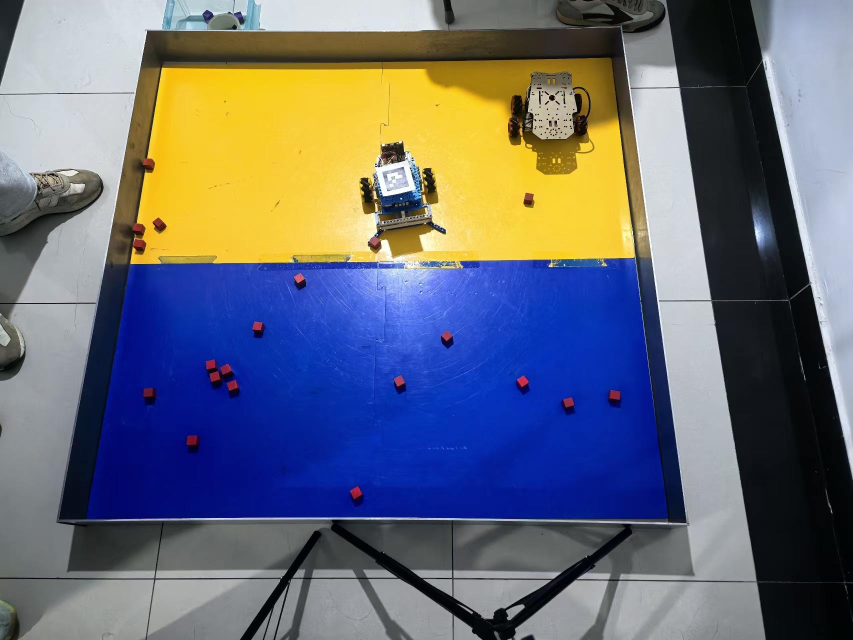
#> input picture windows/test_data/red_photos_20261110/frames/photo_001.jpg, 1706 x 1280 px (shown at 1/2 size); its folder holds 4 pictures in this run
$ python merge_dataset.py --target test_data/red_photos_20261110/frames/photo_001.jpg --source test_data/red_photos_20261110/frames/photo_002.jpg
#> lines starting #> are read from the running program, lines starting #| are printed output that depends on the picture; after the words box and inside, x2 and y2 are one past the last pixel; in counts of white or black regions, pixels touching at a corner belong together
### windows/red_blocks.py
"""Independent red-block candidates using color and compact square geometry.

No field or ROS is needed. Geometry suppresses red wheel fragments but cannot
guarantee object identity; calibration and ownership belong upstream.
"""
from dataclasses import asdict, dataclass, replace
import json
from pathlib import Path

import cv2
import numpy as np


@dataclass(frozen=True)
class RedBlockConfig:
    low_hue: tuple = (0, 10)
    high_hue: tuple = (170, 180)
    min_saturation: int = 70
    max_saturation: int = 255
    min_value: int = 40
    min_area_px: float = 20.0
    shape_filter: bool = True
    min_aspect_ratio: float = 0.65
    min_rectangularity: float = 0.80
    min_solidity: float = 0.90
    close_gaps: bool = False
    # Optional second exposure pass. Original calibrated detection stays intact.
    shadow_min_value: int | None = None


# [43 lines left out: function calibrate_red_config, not called in this run]


def load_red_config(path):
    path = Path(path)
    if not path.exists():
        return RedBlockConfig()
    values = json.loads(path.read_text(encoding="utf-8"))
#> (reads windows/red_block_profile.json from the repository)
    for name in ("low_hue", "high_hue"):
        if name in values:
            values[name] = tuple(values[name])
    config = RedBlockConfig(**values)
    if not (0 <= config.min_saturation <= config.max_saturation <= 255
            and 0 <= config.min_value <= 255 and config.min_area_px > 0):
        raise ValueError("Invalid red-block color profile.")
    if config.shadow_min_value is not None and not 0 <= config.shadow_min_value <= config.min_value:
        raise ValueError("Invalid shadow brightness threshold.")
    return config


# [7 lines left out: function save_red_config, not called in this run]


def detect_red_blocks(bgr, config=None):
    """Return pixel geometry and shape metrics for compact red candidates.

    Input: BGR image only. Output has no meters, field validity or own/enemy
    flag. Configuring this detector never requires changing field thresholds.
    """
    if bgr is None or bgr.size == 0:
        return []
    config = config or RedBlockConfig()
    hsv = cv2.cvtColor(bgr, cv2.COLOR_BGR2HSV)
    found = _detect_at_value(hsv, config)
    if config.shadow_min_value is not None and config.shadow_min_value < config.min_value:
        # Dim red faces need lower V, with stronger geometry to reject wheel
        # fragments. Do not relax the calibrated hue or saturation bands.
        shadow_config = replace(config, min_value=config.shadow_min_value,
                                min_aspect_ratio=max(config.min_aspect_ratio, 0.80),
                                min_rectangularity=max(config.min_rectangularity, 0.85),
                                min_solidity=max(config.min_solidity, 0.90))
        shadows = _detect_at_value(hsv, shadow_config)
        # A complete dim face replaces its already-detected bright fragments.
        # Keep distinct blocks regardless of their relative sizes or positions.
        found = [candidate for candidate in found if not any(
            cv2.pointPolygonTest(shadow["contour_px"], candidate["center_px"], False) >= 0
            for shadow in shadows)]
        found.extend(shadows)
    return found


def _detect_at_value(hsv, config):
    masks = [cv2.inRange(hsv, (lo, config.min_saturation, config.min_value),
                        (hi, config.max_saturation, 255))
             for lo, hi in (config.low_hue, config.high_hue)]
    red = cv2.bitwise_or(*masks)
    kernel = cv2.getStructuringElement(cv2.MORPH_ELLIPSE, (3, 3))
    if config.close_gaps:
        red = cv2.morphologyEx(red, cv2.MORPH_CLOSE, kernel)
    red = cv2.morphologyEx(red, cv2.MORPH_OPEN, kernel)
    contours, _ = cv2.findContours(red, cv2.RETR_EXTERNAL, cv2.CHAIN_APPROX_SIMPLE)
    found = []
    for contour in contours:
        area = cv2.contourArea(contour)
        if area < config.min_area_px:
            continue
        (_, _), (width, height), _ = cv2.minAreaRect(contour)
        hull_area = cv2.contourArea(cv2.convexHull(contour))
        if min(width, height) <= 0 or hull_area <= 0:
            continue
        aspect = min(width, height) / max(width, height)
        rectangularity = area / (width * height)
        solidity = area / hull_area
        if config.shape_filter and (
                aspect < config.min_aspect_ratio
                or rectangularity < config.min_rectangularity
                or solidity < config.min_solidity):
            continue
        moments = cv2.moments(contour)
        if moments["m00"] <= 0:
            continue
        found.append({
            "center_px": (moments["m10"] / moments["m00"],
                          moments["m01"] / moments["m00"]),
            "bbox_px": cv2.boundingRect(contour),
            "area_px": float(area),
            "contour_px": contour,
            "aspect_ratio": float(aspect),
            "rectangularity": float(rectangularity),
            "solidity": float(solidity),
        })
    return found


# 物块标称边长（比赛用 2 cm 木块）。只作为毫米尺度的参考值，不作为身份判据。
BLOCK_MM = 20.0


def equivalent_side_mm(block, mm_per_px):
    """按面积折算的等效正方形边长（mm）。遮挡、透视都会影响它，只用于粗筛。"""
    return float(block["area_px"] ** 0.5) * float(mm_per_px)


def prelabel_boxes(bgr, config=None, min_side: int = 6):
    """把当前帧的颜色候选转成标注用的 [x, y, w, h] 列表（预填，不是真值）。

    给训练集标注当起点：人只需要删误检、补漏检，不用从零画。
    """
    if bgr is None or bgr.size == 0:
        return []
    height, width = bgr.shape[:2]
    boxes = []
    for candidate in detect_red_blocks(bgr, config):
        x, y, w, h = (int(value) for value in candidate["bbox_px"])
        x, y = max(0, x), max(0, y)
        w, h = min(w, width - x), min(h, height - y)
        if w >= min_side and h >= min_side:
            boxes.append([x, y, w, h])
    return boxes


# [18 lines left out: function filter_by_size_mm, not called in this run]

### windows/label_boxes.py
"""逐帧框选红块，保存 JSON 标注，供检测训练集使用。

只读图片、只写 `labels.json`：不改原图，不启动相机，不发任何控制指令。

用法：
    & 'E:\\scrcpy\\scrcpy-win64-v5.0.1\\.venv\\Scripts\\python.exe' windows\\label_boxes.py ^
        windows\\test_data\\red_train_20261110\\frames

操作：
- 左键拖出矩形：新增一个红块框，块与块挨着就分别框，不要框成一个。
- 右键点在框内：删除该框。
- Z 撤销最后一个框；D 清空当前帧所有框（误点多了用）。
- N / 空格 / V / 回车：**确认这张并下一张**（没框的帧也确认，就是负样本）。
- U：取消这张的“已核对”，退回未完成状态。
- P：上一张。确认时自动保存。
- S：保存；Q / Esc：保存并退出。

采帧时已经用 HSV 检测器预填了框（记在该帧的 `auto` 字段），这里主要是**删掉误检、
补上漏检、微调位置**，不用从零画。

只框**看得见的红块**：被车身挡住、只剩一条边或看不清个数的，不猜。
车轮、红色支架、反光不算红块；这类帧留空并按 V，就是负样本。
"""

from __future__ import annotations

import argparse
import json
import sys
import time
from pathlib import Path

import cv2
import numpy as np

IMAGE_SUFFIXES = (".jpg", ".jpeg", ".png", ".bmp")
MIN_SIDE = 6
HERE = Path(__file__).resolve().parent


def load_store(path: Path) -> dict:
    if path.exists():
        data = json.loads(path.read_text(encoding="utf-8"))
        data.setdefault("images", {})
        data.setdefault("class_name", "red_block")
        data.setdefault("version", 1)
        return data
    return {"version": 1, "class_name": "red_block", "created": time.strftime("%Y-%m-%d %H:%M:%S"),
            "images": {}}


def save_store(path: Path, store: dict) -> None:
    path.parent.mkdir(parents=True, exist_ok=True)
    temporary = path.with_name(path.name + ".tmp")
    temporary.write_text(json.dumps(store, ensure_ascii=False, indent=1) + "\n",
                         encoding="utf-8")
    temporary.replace(path)


def entry_of(store: dict, name: str) -> dict:
    return store["images"].setdefault(name, {"boxes": [], "reviewed": False})


# [20 lines left out: functions clamp_box, box_index_at, not called in this run]


def read_image(path: Path):
    encoded = np.fromfile(str(path), dtype=np.uint8)
    return cv2.imdecode(encoded, cv2.IMREAD_COLOR) if encoded.size else None


# [207 lines left out: functions summarize_store, screen_size, fit_scale, render, prefill_entries, main, not called in this run]


# [5 lines that do not run on import are left out]

### windows/merge_dataset.py
"""把另一批图片并进一个训练集目录，标注文件一起合并。

用于把手机直拍的照片并进取流截帧的主数据集，最后只有一个 `frames/` 和一个
`labels.json`，标注、导出都只对一个目录。

规则：
- 图片按 `<prefix>_NNN.jpg` 复制进目标 `frames/`，不删除源目录；
- 目标 `labels.json` 里已有的条目原样保留，新图片写入空框或 HSV 预填框；
- 每张图在 `sources.json` 里记下来源路径和原文件名，便于追溯。

用法：
    python windows\\merge_dataset.py --target windows\\test_data\\red_train_20261110 ^
        --source windows\\test_data\\red_photos_20261110 --prefix photo
"""

from __future__ import annotations

import argparse
import json
import sys
import time
from pathlib import Path

import cv2
import numpy as np

sys.path.insert(0, str(Path(__file__).resolve().parent))

from label_boxes import load_store, save_store                      # noqa: E402
from red_blocks import load_red_config, prelabel_boxes              # noqa: E402

IMAGE_SUFFIXES = (".jpg", ".jpeg", ".png", ".bmp")
HERE = Path(__file__).resolve().parent


def image_folder(source: Path) -> Path:
    """Accept either a dataset root (with frames/) or a frames folder."""
    return source / "frames" if (source / "frames").is_dir() else source


def read_image(path: Path):
    encoded = np.fromfile(str(path), dtype=np.uint8)
    return cv2.imdecode(encoded, cv2.IMREAD_COLOR) if encoded.size else None


def next_number(frames: Path, prefix: str) -> int:
#> called with prefix = 'photo'
    highest = 0
    for path in frames.glob(f"{prefix}_*.jpg"):
        digits = path.stem.split("_")[-1]
        if digits.isdigit():
            highest = max(highest, int(digits))
#> pass 2 of the loop in next_number, `for path in frames.glob(f"{prefix}_*.jpg"):`:
#> pass 3 of the loop in next_number, `for path in frames.glob(f"{prefix}_*.jpg"):`:
#> the loop made 4 passes; the first 3 are shown
    return highest + 1


def merge(target: Path, source: Path, prefix: str = "photo", prefill: bool = True,
          config=None) -> dict:
    frames = target / "frames"
    frames.mkdir(parents=True, exist_ok=True)
    labels_path = frames / "labels.json"
    store = load_store(labels_path)
    sources_path = target / "sources.json"
    sources = json.loads(sources_path.read_text(encoding="utf-8")) if sources_path.exists() else {}

    start = next_number(frames, prefix)
    added = 0
    skipped = 0
    for position, path in enumerate(sorted(p for p in image_folder(source).iterdir()
                                           if p.suffix.lower() in IMAGE_SUFFIXES)):
        image = read_image(path)
#> in read_image, returned value is the input picture: shape (1280, 1706, 3); mean B, G, R 118, 107.9, 105.1
        if image is None:
            skipped += 1
            continue
        name = f"{prefix}_{start + position:03d}.jpg"
        ok, buffer = cv2.imencode(".jpg", image, [cv2.IMWRITE_JPEG_QUALITY, 95])
        if not ok:
            skipped += 1
            continue
        buffer.tofile(str(frames / name))
        entry = store["images"].setdefault(name, {"boxes": [], "reviewed": False})
        if not entry.get("boxes") and prefill and config is not None:
            entry["boxes"] = prelabel_boxes(image, config)
#> in detect_red_blocks, `hsv = cv2.cvtColor(bgr, cv2.COLOR_BGR2HSV)`: hsv: shape (1280, 1706, 3); mean H, S, V 87.1, 121.6, 148.8
#> in _detect_at_value, `masks = [cv2.inRange(hsv, (lo, config.min_saturation, config.min_value..`: masks = 2 items
#> in _detect_at_value, `red = cv2.bitwise_or(*masks)`:
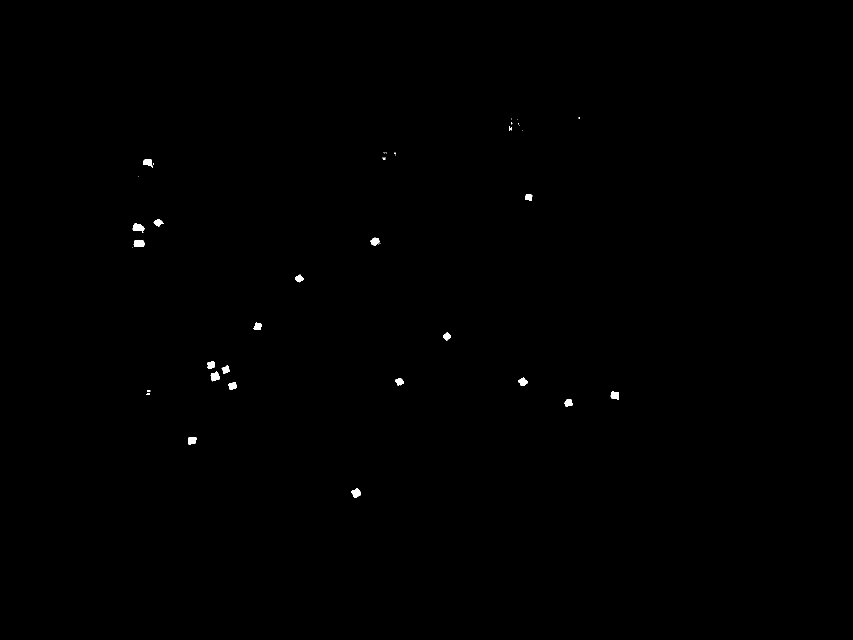
#> red: shape (1280, 1706) (shown at 1/2 size); 0.18% white; 44 white regions (23 under 20 px), largest, box (x1, y1, x2, y2) and area: (265, 446, 289, 466) 280, (267, 480, 290, 494) 273, (421, 743, 440, 763) 248
#> in _detect_at_value, `kernel = cv2.getStructuringElement(cv2.MORPH_ELLIPSE, (3, 3))`: kernel = [[0, 1, 0], [1, 1, 1], [0, 1, 0]]
#> in _detect_at_value, `red = cv2.morphologyEx(red, cv2.MORPH_CLOSE, kernel)`: red: shape (1280, 1706); 0.19% white; 36 white regions (14 under 20 px), largest, box (x1, y1, x2, y2) and area: (265, 446, 289, 466) 285, (267, 480, 290, 494) 275, (421, 743, 440, 763) 249
#> in _detect_at_value, `red = cv2.morphologyEx(red, cv2.MORPH_OPEN, kernel)`: red: shape (1280, 1706); 0.18% white; 25 white regions (3 under 20 px)
#> in _detect_at_value, `contours, _ = cv2.findContours(red, cv2.RETR_EXTERNAL, cv2.CHAIN_APPRO..`: contours = 25 contours, 5 with area under 20; largest, box (x1, y1, x2, y2) and area: (265, 446, 289, 464) 251, (267, 480, 290, 494) 244, (421, 743, 440, 763) 220, (703, 977, 722, 996) 218, (286, 318, 308, 335) 196
#> in detect_red_blocks, `found = _detect_at_value(hsv, config)`: found = 17 items
#> in _detect_at_value (call 2), `contours, _ = cv2.findContours(red, cv2.RETR_EXTERNAL, cv2.CHAIN_APPRO..`: contours = 37 contours, 11 with area under 20; largest, box (x1, y1, x2, y2) and area: (262, 445, 289, 469) 374, (267, 480, 290, 502) 331, (738, 475, 762, 498) 303, (284, 318, 308, 339) 292, (307, 438, 331, 460) 291
#> in detect_red_blocks, `found = [candidate for candidate in found if not any( cv2.pointPolygon..`: found = 17 items
#> the loop in prelabel_boxes, `for candidate in detect_red_blocks(bgr, config):` made 17 passes
#> (x, y, w, h) on passes 1 to 12: (703, 977, 19, 19), (376, 874, 17, 15), (1129, 798, 16, 16), (1221, 783, 17, 16), (456, 764, 18, 16), (791, 756, 17, 15), (1036, 755, 19, 17), (421, 743, 19, 20), (443, 731, 16, 17), (414, 722, 16, 16), (887, 665, 15, 16), (507, 645, 17, 15)
#> after the loop in prelabel_boxes, `for candidate in detect_red_blocks(bgr, config):`: boxes = 17 items, first 6: [703, 977, 19, 19], [376, 874, 17, 15], [1129, 798, 16, 16], [1221, 783, 17, 16], [456, 764, 18, 16], [791, 756, 17, 15]
            entry["auto"] = True
        entry["width"], entry["height"] = int(image.shape[1]), int(image.shape[0])
        sources[name] = {"from": str(path.resolve()), "merged": time.strftime("%Y-%m-%d %H:%M:%S")}
        added += 1
#> pass 2 of the loop in merge, `for position, path in enumerate(sorted(p for p in image_folder(source)..`:
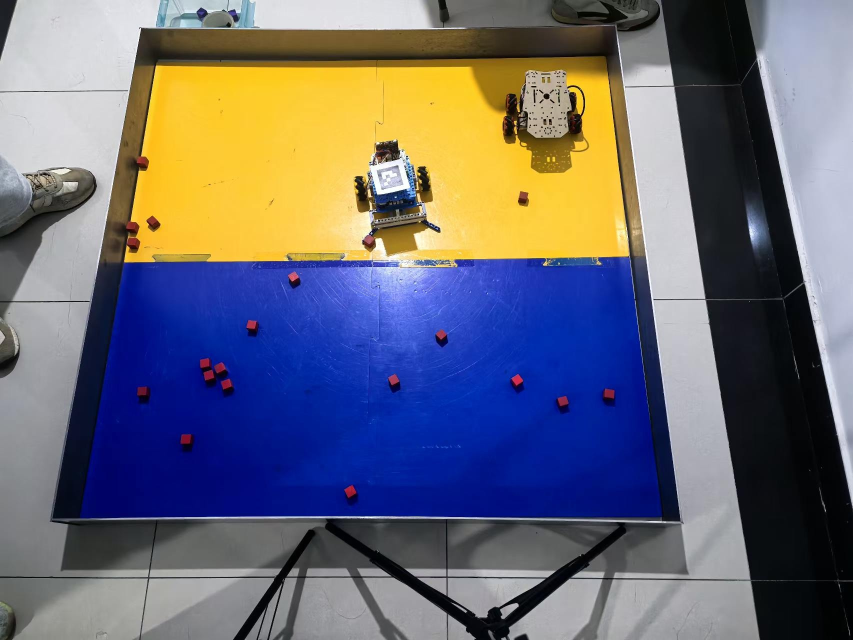
#> input picture windows/test_data/red_photos_20261110/frames/photo_002.jpg, 1706 x 1280 px (shown at 1/2 size)
#> in read_image, returned value is the input picture: shape (1280, 1706, 3); mean B, G, R 115.8, 106, 107.2
#> hsv: shape (1280, 1706, 3); mean H, S, V 88.5, 119.5, 147.2
#> masks = 2 items
#> in _detect_at_value (call 3), `red = cv2.bitwise_or(*masks)`:
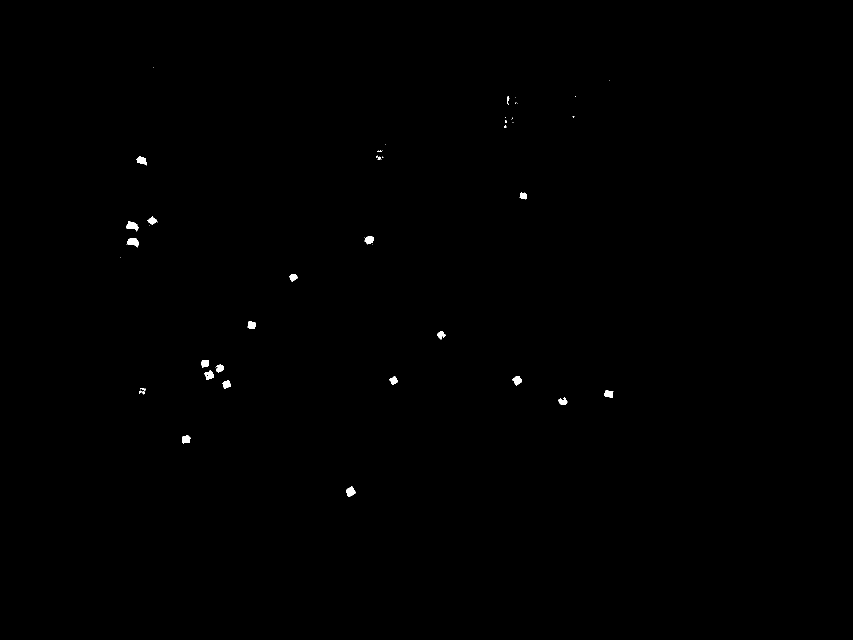
#> red: shape (1280, 1706) (shown at 1/2 size); 0.19% white; 53 white regions (30 under 20 px), largest, box (x1, y1, x2, y2) and area: (253, 476, 278, 495) 295, (253, 443, 277, 463) 286, (692, 973, 711, 994) 258
#> kernel = [[0, 1, 0], [1, 1, 1], [0, 1, 0]]
#> contours = 26 contours, 5 with area under 20; largest, box (x1, y1, x2, y2) and area: (254, 476, 278, 494) 264, (253, 443, 277, 462) 260, (692, 973, 711, 994) 232, (1025, 752, 1044, 771) 208, (409, 741, 427, 760) 204
#> contours = 42 contours, 13 with area under 20; largest, box (x1, y1, x2, y2) and area: (250, 439, 277, 466) 382, (252, 476, 278, 499) 373, (726, 471, 748, 493) 311, (272, 313, 294, 333) 274, (295, 433, 317, 455) 255
#> the loop in prelabel_boxes (call 2), `for candidate in detect_red_blocks(bgr, config):` made 15 passes
#> (x, y, w, h) on passes 1 to 8: (692, 973, 19, 21), (364, 871, 17, 16), (1209, 781, 18, 15), (445, 761, 17, 16), (779, 753, 16, 16), (1025, 752, 19, 19), (409, 741, 18, 19), (433, 729, 15, 16)
#> pass 3 of the loop in merge, `for position, path in enumerate(sorted(p for p in image_folder(source)..`:
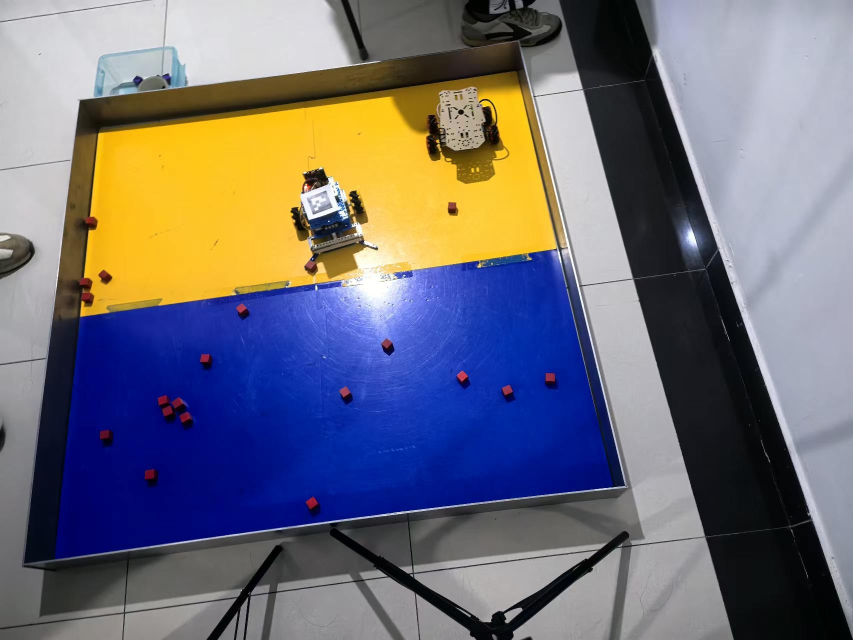
#> input picture windows/test_data/red_photos_20261110/frames/photo_003.jpg, 1706 x 1280 px (shown at 1/2 size)
#> in read_image, returned value is the input picture: shape (1280, 1706, 3); mean B, G, R 118.9, 110.2, 112.6
#> hsv: shape (1280, 1706, 3); mean H, S, V 90.8, 106.5, 147.6
#> masks = 2 items
#> in _detect_at_value (call 5), `red = cv2.bitwise_or(*masks)`:
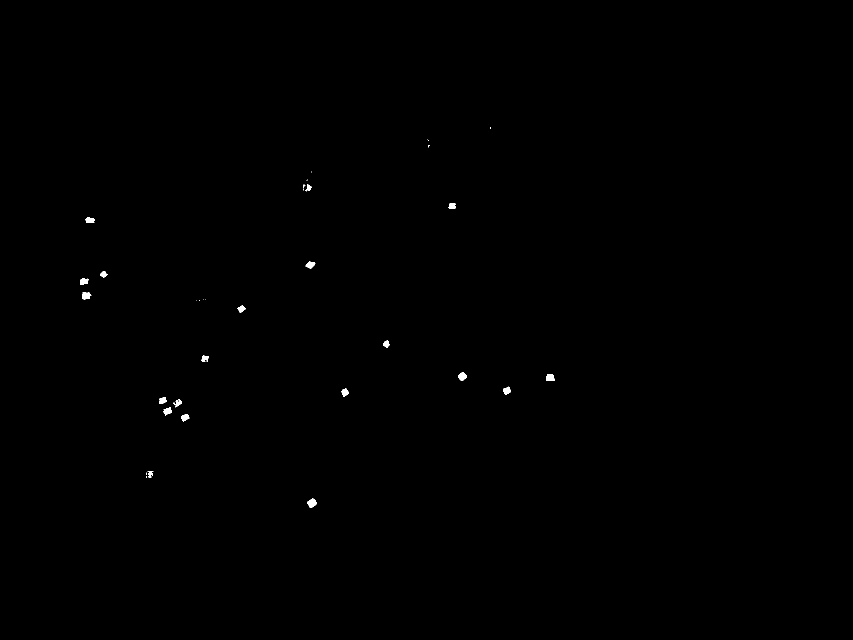
#> red: shape (1280, 1706) (shown at 1/2 size); 0.15% white; 34 white regions (14 under 20 px), largest, box (x1, y1, x2, y2) and area: (615, 997, 633, 1016) 232, (164, 584, 183, 599) 206, (916, 744, 934, 762) 205
#> kernel = [[0, 1, 0], [1, 1, 1], [0, 1, 0]]
#> contours = 21 contours, 1 with area under 20; largest, box (x1, y1, x2, y2) and area: (615, 997, 633, 1016) 208, (916, 744, 934, 762) 184, (164, 584, 183, 599) 181, (1093, 748, 1109, 762) 166, (611, 522, 631, 538) 160
#> contours = 36 contours, 12 with area under 20; largest, box (x1, y1, x2, y2) and area: (160, 584, 185, 607) 340, (156, 554, 182, 578) 318, (169, 433, 192, 454) 262, (611, 522, 632, 544) 258, (615, 997, 633, 1018) 228
#> the loop made 4 passes; the first 3 are shown
    save_store(labels_path, store)
    sources_path.write_text(json.dumps(sources, ensure_ascii=False, indent=2) + "\n",
                            encoding="utf-8")
    return {"added": added, "skipped": skipped, "labels": str(labels_path),
            "total_images": len(store["images"])}


def main() -> int:
    parser = argparse.ArgumentParser(description=__doc__,
                                     formatter_class=argparse.RawDescriptionHelpFormatter)
    parser.add_argument("--target", type=Path, required=True, help="主数据集目录")
    parser.add_argument("--source", type=Path, required=True, help="要并进来的目录（含 frames/ 或图片）")
    parser.add_argument("--prefix", default="photo", help="新文件名前缀")
    parser.add_argument("--no-prefill", action="store_true", help="不预填 HSV 框")
    args = parser.parse_args()

    config = None
    if not args.no_prefill:
        profile = HERE / "red_block_profile.json"
        config = load_red_config(profile) if profile.exists() else None
    result = merge(args.target, args.source, args.prefix, not args.no_prefill, config)
    print(f"并入 {result['added']} 张，跳过 {result['skipped']} 张；"
          f"标注文件现在共 {result['total_images']} 条")
    print(f"标注：{result['labels']}")
    print("来源记录：sources.json")
    return 0


if __name__ == "__main__":
#> (the run stopped early here; a loop or call above may not have finished)
